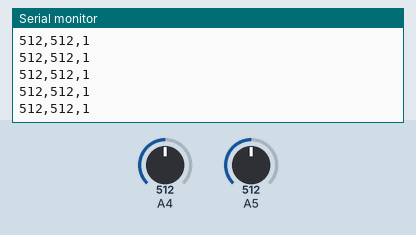
Bench run of a sketch on a simulated Arduino Uno, built with avr-gcc and run on an emulated ATmega328P. Shown: the last lines printed to the serial monitor. The inputs (shaded band) are chosen by the test bench; at power-on: A5 = 512, A4 = 512.

Above: at 1.2 s.
1.3 s: A5 set to 106
At 2.2 s:
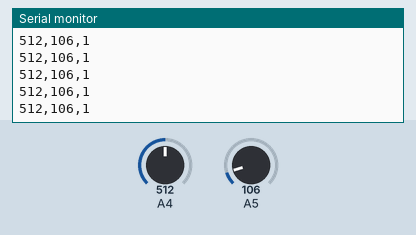
4.3 s: A5 set to 93
At 5.4 s:
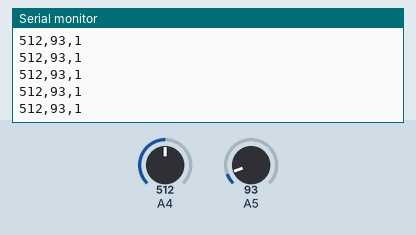
Timing chart, 0 to 7.3 s (numbered marks = the images above; inputs shaded):
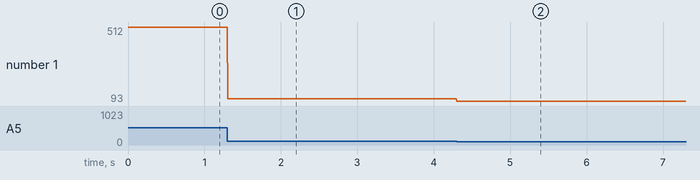

The sketch:

joystick.ino
```cpp
int xValue = 0 ; // read value of the X axis
int yValue = 0 ; // read value of the Y axis
int bValue = 0 ; // value of the button reading

void setup()
{
  Serial.begin(9600) ;
  pinMode(0,INPUT) ;
  digitalWrite(0,LOW);
}

void loop()
{
  xValue = analogRead(A4);
  yValue = analogRead(A5);
  bValue = digitalRead(0);
  Serial.print(xValue);
  Serial.print(",");
  Serial.print(yValue);
  Serial.print(",");
  Serial.print(!bValue);
  Serial.print("\n");
  delay(10);
}
```

Measured:
- after the input at 1.3 s, the serial monitor: prints a new line at once (image 1)
- after the input at 4.3 s, the serial monitor: prints a new line at once (image 2)
- plotted number 1: 512 → 106 after the input at 1.3 s, 106 → 93 after the input at 4.3 s
